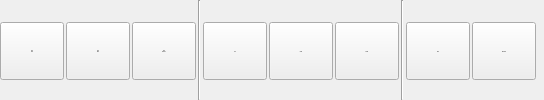
        <widget class="QWidget" name="TabProject">
         <property name="font">
          <font>
           <family>Sans Serif</family>
           <pointsize>8</pointsize>
          </font>
         </property>
         <attribute name="title">
          <string>Project</string>
         </attribute>
         <layout class="QHBoxLayout" name="horizontalLayout">
          <property name="spacing">
           <number>2</number>
          </property>
          <property name="margin">
           <number>0</number>
          </property>
          <item>
           <widget class="QToolButton" name="ActionAddtitle_BT">
            <property name="sizePolicy">
             <sizepolicy hsizetype="Fixed" vsizetype="Fixed">
              <horstretch>0</horstretch>
              <verstretch>0</verstretch>
             </sizepolicy>
            </property>
            <property name="minimumSize">
             <size>
              <width>64</width>
              <height>58</height>
             </size>
            </property>
            <property name="maximumSize">
             <size>
              <width>16777215</width>
              <height>56</height>
             </size>
            </property>
            <property name="font">
             <font>
              <pointsize>-1</pointsize>
             </font>
            </property>
            <property name="toolTip">
             <string>Add an empty slide</string>
            </property>
            <property name="text">
             <string>Add
title</string>
            </property>
            <property name="icon">
             <iconset resource="../../RSCffDiaporama.qrc">
              <normaloff>:/img/add_text.png</normaloff>:/img/add_text.png</iconset>
            </property>
            <property name="iconSize">
             <size>
              <width>24</width>
              <height>24</height>
             </size>
            </property>
            <property name="toolButtonStyle">
             <enum>Qt::ToolButtonTextUnderIcon</enum>
            </property>
           </widget>
          </item>
          <item>
           <widget class="QToolButton" name="ActionAdd_BT">
            <property name="sizePolicy">
             <sizepolicy hsizetype="Fixed" vsizetype="Fixed">
              <horstretch>0</horstretch>
              <verstretch>0</verstretch>
             </sizepolicy>
            </property>
            <property name="minimumSize">
             <size>
              <width>64</width>
              <height>58</height>
             </size>
            </property>
            <property name="maximumSize">
             <size>
              <width>16777215</width>
              <height>56</height>
             </size>
            </property>
            <property name="font">
             <font>
              <pointsize>-1</pointsize>
             </font>
            </property>
            <property name="toolTip">
             <string>Add image or video as slide (INS)</string>
            </property>
            <property name="text">
             <string>Add
files</string>
            </property>
            <property name="icon">
             <iconset resource="../../RSCffDiaporama.qrc">
              <normaloff>:/img/add_image.png</normaloff>:/img/add_image.png</iconset>
            </property>
            <property name="iconSize">
             <size>
              <width>24</width>
              <height>24</height>
             </size>
            </property>
            <property name="toolButtonStyle">
             <enum>Qt::ToolButtonTextUnderIcon</enum>
            </property>
           </widget>
          </item>
          <item>
           <widget class="QToolButton" name="ActionAddProject_BT">
            <property name="minimumSize">
             <size>
              <width>64</width>
              <height>58</height>
             </size>
            </property>
            <property name="maximumSize">
             <size>
              <width>16777215</width>
              <height>56</height>
             </size>
            </property>
            <property name="font">
             <font>
              <pointsize>-1</pointsize>
             </font>
            </property>
            <property name="toolTip">
             <string>Add a previously saved project at the end of this project</string>
            </property>
            <property name="text">
             <string>Add
project</string>
            </property>
            <property name="icon">
             <iconset resource="../../RSCffDiaporama.qrc">
              <normaloff>:/img/add_project.png</normaloff>:/img/add_project.png</iconset>
            </property>
            <property name="iconSize">
             <size>
              <width>24</width>
              <height>24</height>
             </size>
            </property>
            <property name="toolButtonStyle">
             <enum>Qt::ToolButtonTextUnderIcon</enum>
            </property>
           </widget>
          </item>
          <item>
           <widget class="Line" name="line_2">
            <property name="orientation">
             <enum>Qt::Vertical</enum>
            </property>
           </widget>
          </item>
          <item>
           <widget class="QToolButton" name="ActionCut_BT">
            <property name="minimumSize">
             <size>
              <width>64</width>
              <height>58</height>
             </size>
            </property>
            <property name="maximumSize">
             <size>
              <width>16777215</width>
              <height>56</height>
             </size>
            </property>
            <property name="font">
             <font>
              <pointsize>-1</pointsize>
             </font>
            </property>
            <property name="toolTip">
             <string>Copy current slide to clipboard and remove it (Ctrl+X)</string>
            </property>
            <property name="text">
             <string>Cut</string>
            </property>
            <property name="icon">
             <iconset resource="../../RSCffDiaporama.qrc">
              <normaloff>:/img/editcut.png</normaloff>:/img/editcut.png</iconset>
            </property>
            <property name="iconSize">
             <size>
              <width>24</width>
              <height>24</height>
             </size>
            </property>
            <property name="toolButtonStyle">
             <enum>Qt::ToolButtonTextUnderIcon</enum>
            </property>
           </widget>
          </item>
          <item>
           <widget class="QToolButton" name="ActionCopy_BT">
            <property name="minimumSize">
             <size>
              <width>64</width>
              <height>58</height>
             </size>
            </property>
            <property name="maximumSize">
             <size>
              <width>16777215</width>
              <height>56</height>
             </size>
            </property>
            <property name="font">
             <font>
              <pointsize>-1</pointsize>
             </font>
            </property>
            <property name="toolTip">
             <string>Copy current slide to clipboard (Ctrl+C)</string>
            </property>
            <property name="text">
             <string>Copy</string>
            </property>
            <property name="icon">
             <iconset resource="../../RSCffDiaporama.qrc">
              <normaloff>:/img/editcopy.png</normaloff>:/img/editcopy.png</iconset>
            </property>
            <property name="iconSize">
             <size>
              <width>24</width>
              <height>24</height>
             </size>
            </property>
            <property name="toolButtonStyle">
             <enum>Qt::ToolButtonTextUnderIcon</enum>
            </property>
           </widget>
          </item>
          <item>
           <widget class="QToolButton" name="ActionPaste_BT">
            <property name="minimumSize">
             <size>
              <width>64</width>
              <height>58</height>
             </size>
            </property>
            <property name="maximumSize">
             <size>
              <width>16777215</width>
              <height>56</height>
             </size>
            </property>
            <property name="font">
             <font>
              <pointsize>-1</pointsize>
             </font>
            </property>
            <property name="toolTip">
             <string>Paste current slide from clipboard (Ctrl+V)</string>
            </property>
            <property name="text">
             <string>Paste</string>
            </property>
            <property name="icon">
             <iconset resource="../../RSCffDiaporama.qrc">
              <normaloff>:/img/editpaste.png</normaloff>:/img/editpaste.png</iconset>
            </property>
            <property name="iconSize">
             <size>
              <width>24</width>
              <height>24</height>
             </size>
            </property>
            <property name="toolButtonStyle">
             <enum>Qt::ToolButtonTextUnderIcon</enum>
            </property>
           </widget>
          </item>
          <item>
           <widget class="Line" name="line_3">
            <property name="orientation">
             <enum>Qt::Vertical</enum>
            </property>
           </widget>
          </item>
          <item>
           <widget class="QToolButton" name="ActionEdit_BT">
            <property name="sizePolicy">
             <sizepolicy hsizetype="Fixed" vsizetype="Fixed">
              <horstretch>0</horstretch>
              <verstretch>0</verstretch>
             </sizepolicy>
            </property>
            <property name="minimumSize">
             <size>
              <width>64</width>
              <height>58</height>
             </size>
            </property>
            <property name="maximumSize">
             <size>
              <width>16777215</width>
              <height>56</height>
             </size>
            </property>
            <property name="font">
             <font>
              <pointsize>-1</pointsize>
             </font>
            </property>
            <property name="text">
             <string>Edit</string>
            </property>
            <property name="icon">
             <iconset resource="../../RSCffDiaporama.qrc">
              <normaloff>:/img/edit.png</normaloff>:/img/edit.png</iconset>
            </property>
            <property name="iconSize">
             <size>
              <width>24</width>
              <height>24</height>
             </size>
            </property>
            <property name="toolButtonStyle">
             <enum>Qt::ToolButtonTextUnderIcon</enum>
            </property>
           </widget>
          </item>
          <item>
           <widget class="QToolButton" name="ActionRemove_BT">
            <property name="minimumSize">
             <size>
              <width>64</width>
              <height>58</height>
             </size>
            </property>
            <property name="maximumSize">
             <size>
              <width>16777215</width>
              <height>56</height>
             </size>
            </property>
            <property name="font">
             <font>
              <pointsize>-1</pointsize>
             </font>
            </property>
            <property name="toolTip">
             <string>Remove current slide (DEL)</string>
            </property>
            <property name="text">
             <string>Remove</string>
            </property>
            <property name="icon">
             <iconset resource="../../RSCffDiaporama.qrc">
              <normaloff>:/img/trash.png</normaloff>:/img/trash.png</iconset>
            </property>
            <property name="iconSize">
             <size>
              <width>24</width>
              <height>24</height>
             </size>
            </property>
            <property name="toolButtonStyle">
             <enum>Qt::ToolButtonTextUnderIcon</enum>
            </property>
           </widget>
          </item>
          <item>
           <widget class="QLabel" name="label_2">
            <property name="text">
             <string notr="true"/>
            </property>
           </widget>
          </item>
         </layout>
        </widget>
